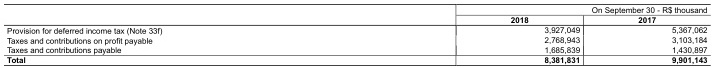
#> input picture Augmentation/test_data/cTDaR_t10001_1.jpg, 713 x 68 px
$ python -i blessFunc.py   (imports and definitions only)
#> lines starting #> are read from the running program, lines starting #| are printed output that depends on the picture; after the words box and inside, x2 and y2 are one past the last pixel; in counts of white or black regions, pixels touching at a corner belong together
#> further down, picture is the input picture: shape (68, 713, 3); min 0, max 255, mean 235.6
import numpy as np
import cv2
from CascadeTabNet.Table_Structure_Recognition.Functions.borderFunc import extract_table
from lxml import etree
## Input : roi of one cell
## Output : bounding box for the text in that cell
def extractTextBless(img):
    return_arr = []
    h,w=img.shape[0:2]
#> h = 68; w = 713
    base_size=h+14,w+14,3
#> base_size = (82, 727, 3)
    img_np = np.zeros(base_size,dtype=np.uint8)
    cv2.rectangle(img_np,(0,0),(w+14,h+14),(255,255,255),30)
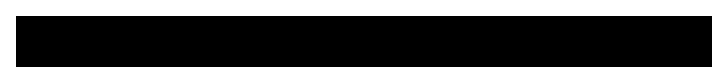
#> img_np: shape (82, 727, 3); 40.5% white; 1 white region, box (x1, y1, x2, y2) and area: (0, 0, 727, 82) 24118
    img_np[7:h+7,7:w+7]=img
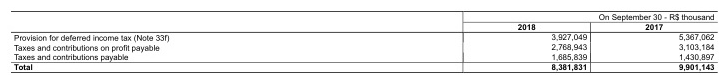
#> img_np: shape (82, 727, 3); min 0, max 255, mean 239.2
    # cv2_imshow(img_np)
    gray = cv2.cvtColor(img_np, cv2.COLOR_BGR2GRAY)
    # blur = cv2.GaussianBlur(gray,(5,5),0)
    ret, thresh1 = cv2.threshold(gray, 0, 255, cv2.THRESH_OTSU | cv2.THRESH_BINARY_INV)
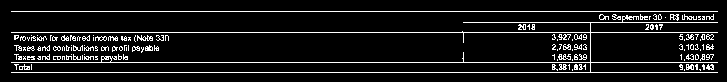
#> thresh1: shape (82, 727); 9.1% white in thin lines or dots, all inside (x1, y1, x2, y2) = (11, 11, 718, 73)
#> ret = 175
    rect_kernel = cv2.getStructuringElement(cv2.MORPH_RECT, (3, 1))
    dilation = cv2.dilate(thresh1, rect_kernel, iterations = 2)
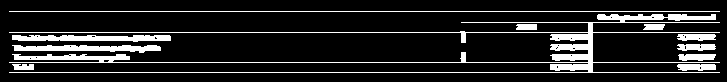
#> dilation: shape (82, 727); 14.1% white; 11 white regions
    # cv2_imshow(dilation)
    contours, hierarchy = cv2.findContours(dilation, cv2.RETR_EXTERNAL,cv2.CHAIN_APPROX_NONE)
#> contours = 11 contours, 1 with area under 20; largest, box (x1, y1, x2, y2) and area: (9, 14, 720, 73) 2001, (12, 35, 171, 42) 690, (12, 45, 161, 53) 643, (677, 64, 716, 71) 192, (677, 34, 716, 41) 189
    for cnt in (contours):
        if cv2.contourArea(cnt) < 20:
          continue
        x, y, w, h = cv2.boundingRect(cnt)
        if(h<6) or w<4 or h/img.shape[0]>0.95 or h>30:
          continue
        return_arr.append([x-7, y-7, w, h])
#> this loop made 11 passes
#> (x, y, w, h) on passes 1 to 10: (677, 64, 39, 7), (12, 64, 22, 6), (678, 54, 38, 7), (12, 45, 149, 8), (677, 44, 39, 7), (12, 35, 159, 7), (677, 34, 39, 7), (643, 24, 22, 6), (516, 24, 21, 6), (9, 14, 711, 59)
#> after the loop, return_arr = [[670, 57, 39, 7], [5, 57, 22, 6], [671, 47, 38, 7], [5, 38, 149, 8], [670, 37, 39, 7], [5, 28, 159, 7], [670, 27, 39, 7], [636, 17, 22, 6], [509, 17, 21, 6]]
    return return_arr

## Input : Roi of Table , Orignal Image, Cells Detected
## Output : Returns XML element which has contains bounding box of textchunks
# [356 lines left out: function borderless, not called in this run]

>>> import cv2
>>> picture = cv2.imread('../../Augmentation/test_data/cTDaR_t10001_1.jpg')
>>> result = extractTextBless(picture)
#> result has the same summary as return_arr in extractTextBless

$ run again, on Augmentation/test_data/cTDaR_t10001_3.jpg
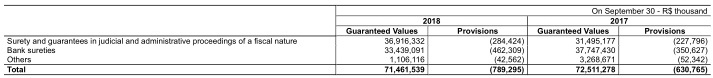
#> input picture Augmentation/test_data/cTDaR_t10001_3.jpg, 713 x 78 px
#> picture is the input picture: shape (78, 713, 3); min 0, max 255, mean 232
#> in extractTextBless, `cv2.rectangle(img_np,(0,0),(w+14,h+14),(255,255,255),30)`:
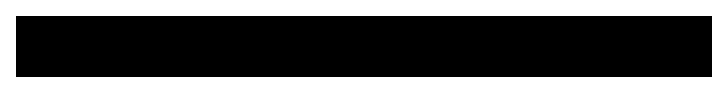
#> img_np: shape (92, 727, 3); 36.5% white; 1 white region, box (x1, y1, x2, y2) and area: (0, 0, 727, 92) 24428
#> thresh1: shape (92, 727); 11.9% white in thin lines or dots, all inside (x1, y1, x2, y2) = (11, 12, 718, 82)
#> ret = 182
#> in extractTextBless, `dilation = cv2.dilate(thresh1, rect_kernel, iterations = 2)`:
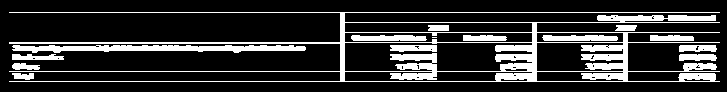
#> dilation: shape (92, 727); 19.5% white; 15 white regions (1 under 20 px)
#> contours = 9 contours; largest, box (x1, y1, x2, y2) and area: (9, 12, 720, 82) 17390, (12, 45, 306, 53) 1300, (679, 45, 717, 52) 196, (679, 54, 717, 61) 193, (650, 35, 694, 41) 190
#> the loop in extractTextBless, `for cnt in (contours):` made 9 passes
#> (x, y, w, h) on passes 1 to 8: (12, 73, 22, 7), (12, 63, 28, 7), (679, 54, 38, 7), (12, 54, 52, 6), (679, 45, 38, 7), (12, 45, 294, 8), (650, 35, 44, 6), (615, 25, 22, 6)
#> after the loop in extractTextBless, `for cnt in (contours):`: return_arr = [[5, 66, 22, 7], [5, 56, 28, 7], [672, 47, 38, 7], [5, 47, 52, 6], [672, 38, 38, 7], [5, 38, 294, 8], [643, 28, 44, 6], [608, 18, 22, 6]]
#> result has the same summary as return_arr in extractTextBless
